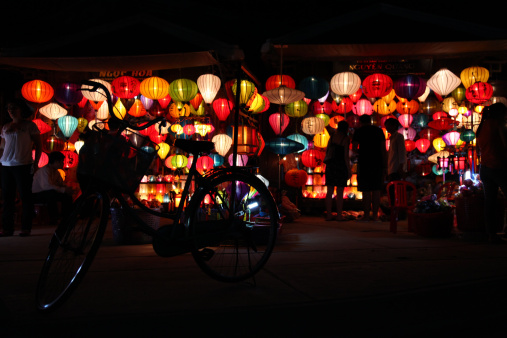
#> input picture samples/pict1.jpg, 507 x 338 px
$ python -i enhancement.py   (imports and definitions only)
#> lines starting #> are read from the running program, lines starting #| are printed output that depends on the picture
#> further down, picture is the input picture: shape (338, 507, 3); mean B, G, R 13.6, 19.7, 41.4
"""
enhancement.py
==============
Modul inti Image Enhancement: Gamma Correction, CLAHE, dan Unsharp Mask,
serta fungsi pipeline yang menjalankannya secara berurutan.

Semua fungsi menerima/mengembalikan citra OpenCV (numpy array uint8, urutan BGR),
tidak bergantung pada Flask sehingga mudah diuji sendiri.
"""
import cv2
import numpy as np

# Nilai awal parameter (gamma < 1 mencerahkan citra gelap)
DEFAULT_PARAMS = {
    "use_gamma": True, "gamma": 0.7,
    "use_clahe": True, "clip_limit": 2.0, "tile_grid": 8,
    "use_sharpen": True, "amount": 0.8, "sigma": 1.2, "threshold": 3,
}


# [13 lines left out: function gamma_correction, not called in this run]


def apply_clahe(img: np.ndarray, clip_limit: float = 2.0, tile_grid: int = 8) -> np.ndarray:
    """CLAHE pada kanal luminance (L) ruang warna LAB.

    Hanya kanal L yang diubah, kanal a dan b tetap sehingga warna tidak banyak bergeser.
    clip_limit membatasi penguatan kontras (nilai besar -> lebih kontras tetapi lebih berisiko noise).
    tile_grid menentukan jumlah blok (tile_grid x tile_grid) untuk ekualisasi lokal.
    """
#> called with clip_limit = 2, tile_grid = 8
    clahe = cv2.createCLAHE(clipLimit=float(clip_limit),
                            tileGridSize=(int(tile_grid), int(tile_grid)))
    if img.ndim == 2:
        return clahe.apply(img)
    lab = cv2.cvtColor(img, cv2.COLOR_BGR2LAB)
#> lab: shape (338, 507, 3); mean of channels 0, 1, 2 27.2, 136, 135.6
    l, a, b = cv2.split(lab)
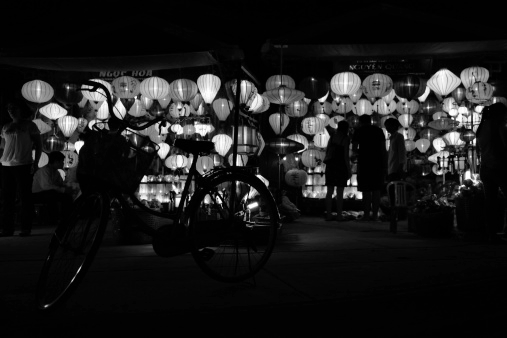
#> l: shape (338, 507); min 0, max 255, mean 27.2
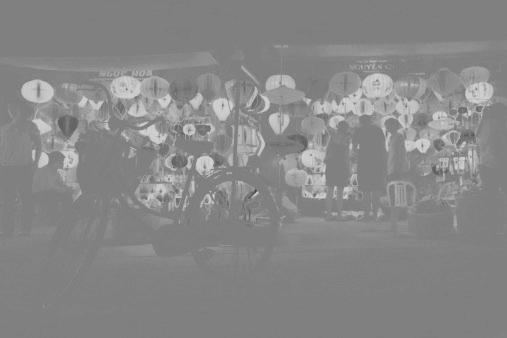
#> a: shape (338, 507); min 69, max 214, mean 136
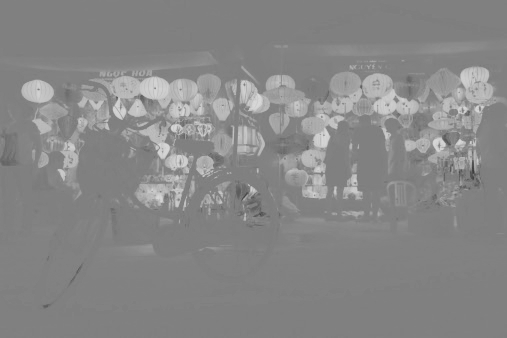
#> b: shape (338, 507); min 59, max 217, mean 135.6
    l = clahe.apply(l)
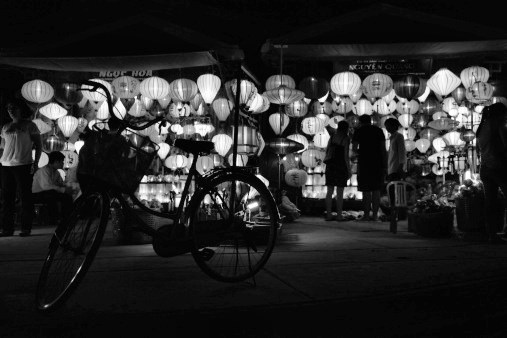
#> l: shape (338, 507); min 1, max 255, mean 40.5
    return cv2.cvtColor(cv2.merge((l, a, b)), cv2.COLOR_LAB2BGR)
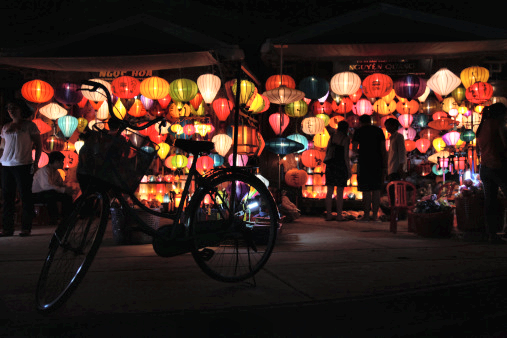
#> returned value: shape (338, 507, 3); mean B, G, R 27.8, 34.7, 54.3


# [47 lines left out: functions unsharp_mask, run_pipeline, methods_used, not called in this run]

>>> import cv2
>>> picture = cv2.imread('samples/pict1.jpg')
>>> result = apply_clahe(picture)

$ run again, on samples/pict10.jpg
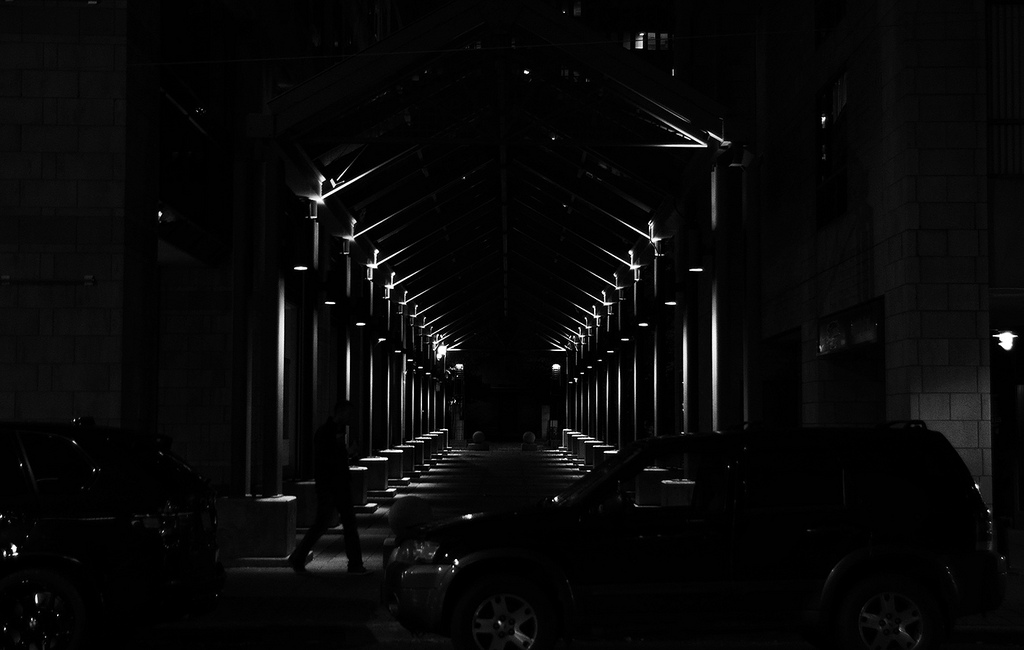
#> input picture samples/pict10.jpg, 1024 x 650 px
#> picture is the input picture: shape (650, 1024, 3); min 0, max 255, mean 8.2
#> lab: shape (650, 1024, 3); mean of channels 0, 1, 2 7, 128, 128
#> a: shape (650, 1024); every value is 128
#> in apply_clahe, `l = clahe.apply(l)`:
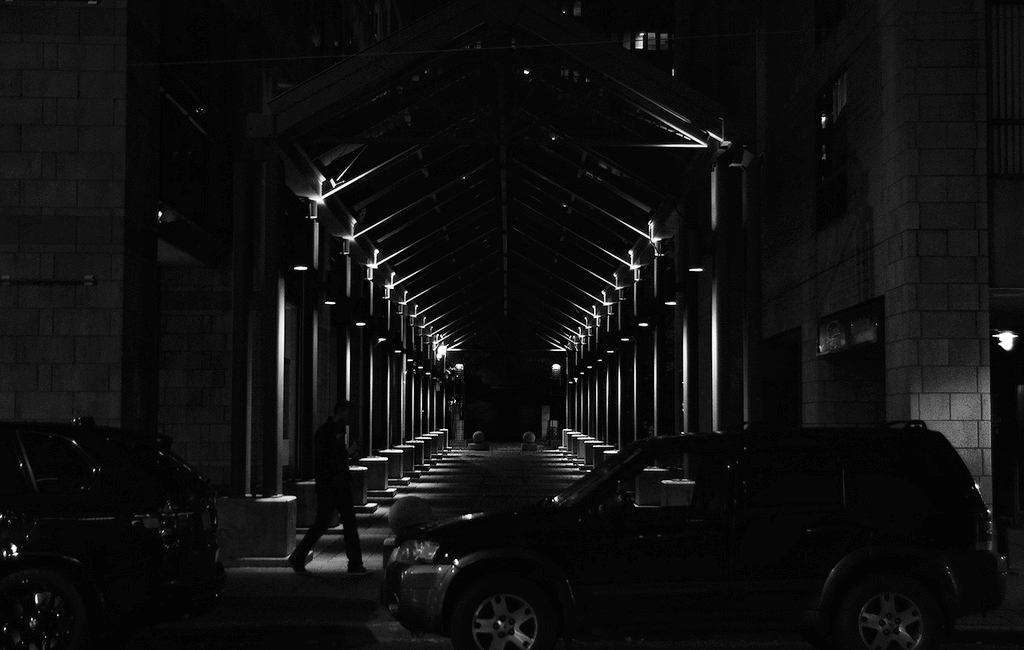
#> l: shape (650, 1024); min 1, max 255, mean 15.9

$ run again, on samples/pict2.jpg
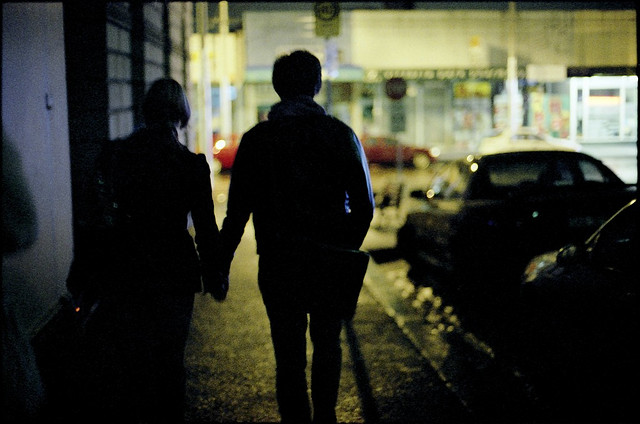
#> input picture samples/pict2.jpg, 640 x 424 px
#> picture is the input picture: shape (424, 640, 3); mean B, G, R 45.6, 58, 56.6
#> lab: shape (424, 640, 3); mean of channels 0, 1, 2 59.2, 125.7, 134.4
#> in apply_clahe, `l, a, b = cv2.split(lab)`:
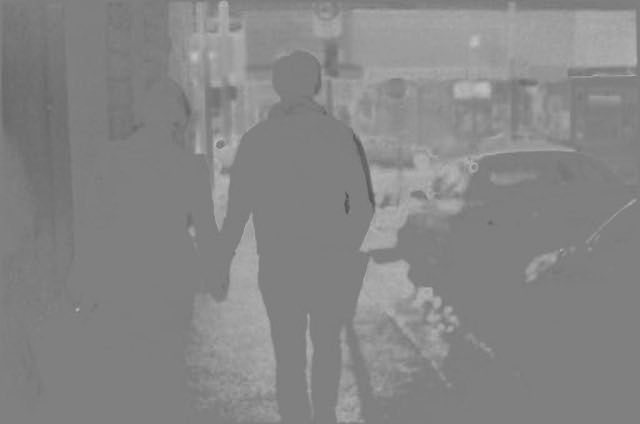
#> b: shape (424, 640); min 80, max 192, mean 134.4
#> in apply_clahe, `return cv2.cvtColor(cv2.merge((l, a, b)), cv2.COLOR_LAB2BGR)`:
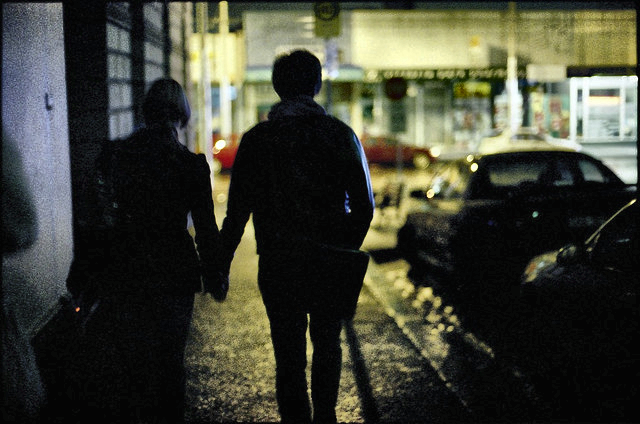
#> returned value: shape (424, 640, 3); mean B, G, R 53.3, 65.9, 64.4

$ run again, on samples/pict3.jpg
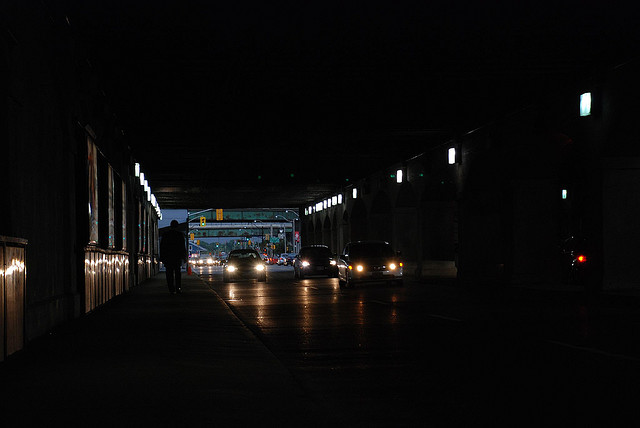
#> input picture samples/pict3.jpg, 640 x 428 px
#> picture is the input picture: shape (428, 640, 3); mean B, G, R 10.1, 10.6, 11.3
#> lab: shape (428, 640, 3); mean of channels 0, 1, 2 9.5, 128.3, 128.4
#> in apply_clahe, `l, a, b = cv2.split(lab)`:
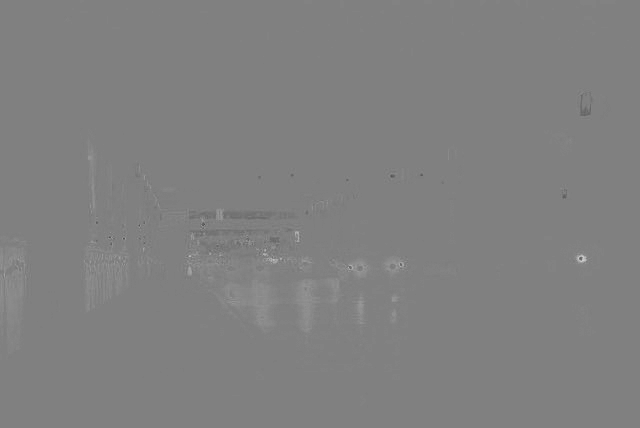
#> a: shape (428, 640); min 78, max 207, mean 128.3
#> in apply_clahe, `return cv2.cvtColor(cv2.merge((l, a, b)), cv2.COLOR_LAB2BGR)`:
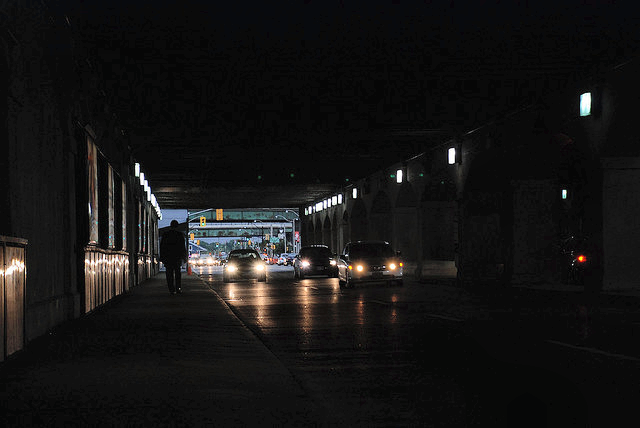
#> returned value: shape (428, 640, 3); mean B, G, R 20.5, 21, 21.7
